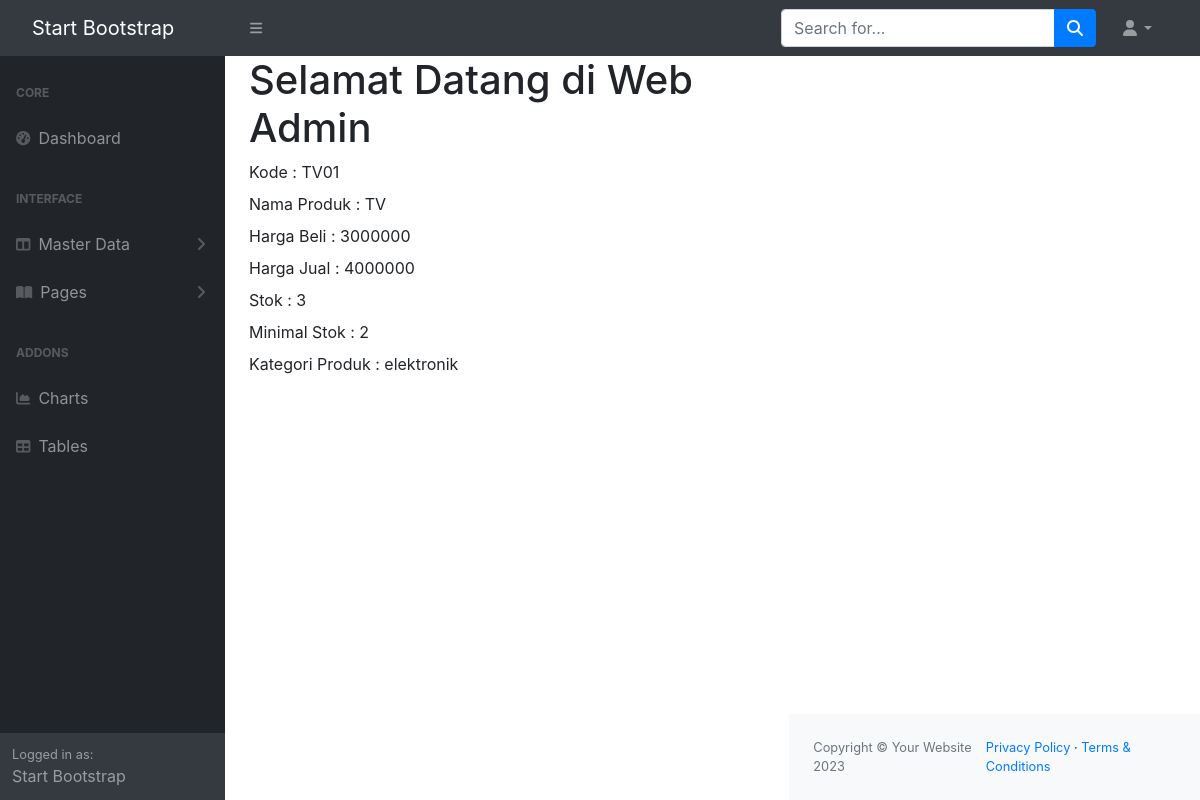
/admin/index.php?url=product_detail&id=1, run on the app's committed database.
### tables this page shows
CREATE TABLE `produk` (
  `id` int(11) NOT NULL,
  `kode` varchar(10) DEFAULT NULL,
  `nama` varchar(45) NOT NULL,
  `harga_beli` double DEFAULT NULL,
  `harga_jual` double DEFAULT NULL,
  `stok` int(11) DEFAULT NULL,
  `min_stok` int(11) DEFAULT NULL,
  `jenis_produk_id` int(11) NOT NULL
);

CREATE TABLE `jenis_produk` (
  `id` int(11) NOT NULL,
  `nama` varchar(20) DEFAULT NULL,
  `ket` varchar(50) DEFAULT NULL
);

### admin/models/Produk.php (called while the page is built, shortened)
<?php
class Produk {
 private $koneksi;
 public function __construct(){
    global $dbh;
    $this->koneksi = $dbh;
}
public function getProduk($id){
    $sql = "SELECT produk.*, jenis_produk.nama as kategori FROM produk INNER JOIN
    jenis_produk ON jenis_produk.id = produk.jenis_produk_id WHERE produk.id = ?";
    $ps = $this->koneksi->prepare($sql);
    $ps->execute([$id]);
    $rs = $ps->fetch();
    return $rs;
}
}
?>

### admin/product_detail.php (the view)
<?php
$id = $_REQUEST['id'];
$model = new Produk();
$produk = $model->getProduk($id);
?>
<div>
    <label>Kode : <?= $produk['kode'] ?></label><br>
    <label>Nama Produk : <?= $produk['nama'] ?></label><br>
    <label>Harga Beli : <?= $produk['harga_beli'] ?></label><br>
    <label>Harga Jual : <?= $produk['harga_jual'] ?></label><br>
    <label>Stok : <?= $produk['stok'] ?></label><br>
    <label>Minimal Stok : <?= $produk['min_stok'] ?></label><br>
    <label>Kategori Produk : <?= $produk['kategori'] ?></label><br>
</div>

### data on the page
produk: kode "TV01", nama "TV", harga_beli "3000000", harga_jual "4000000", stok "3", min_stok "2", jenis_produk.nama "elektronik"
